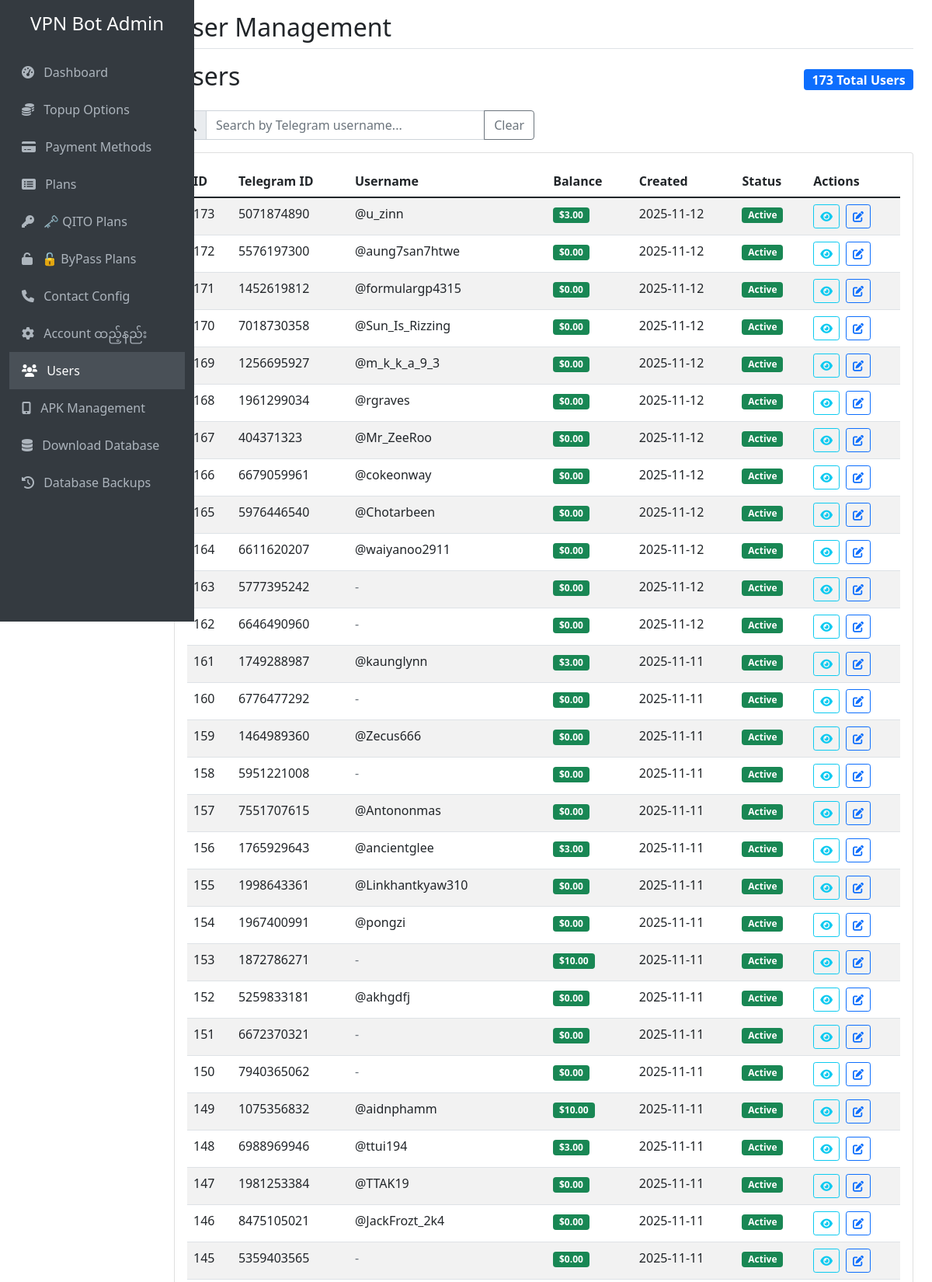
Screenshot of /users (upper part) with the database file from the repository.
### tables this page shows
CREATE TABLE users (
            id INTEGER PRIMARY KEY AUTOINCREMENT,
            telegram_id INTEGER UNIQUE NOT NULL,
            username TEXT,
            first_name TEXT,
            last_name TEXT,
            balance REAL DEFAULT 0.0,
            created_at TIMESTAMP DEFAULT CURRENT_TIMESTAMP,
            updated_at TIMESTAMP DEFAULT CURRENT_TIMESTAMP
        );

### web_admin.py (the view)
@app.route('/users')
def user_management():
    conn = get_db_connection()
    users = conn.execute('SELECT * FROM users ORDER BY created_at DESC').fetchall()
    conn.close()
    return render_template('user_management.html', users=users)

### web_admin.py (called while the page is built)
def get_db_connection():
    conn = sqlite3.connect(DB_FILE)
    conn.row_factory = sqlite3.Row
    return conn

### templates/user_management.html (shortened to what this page needs)
{% extends "base.html" %}
{% block page_title %}User Management{% endblock %}
{% block content %}
<div class="d-flex justify-content-between align-items-center mb-3">
    <h2>Users</h2>
    <span class="badge bg-primary fs-6" id="userCount">{{ users|length }} Total Users</span>
</div>
<div class="row mb-3">
    <div class="col-md-6">
        <div class="input-group">
            <span class="input-group-text"></span>
            <input type="text" class="form-control" id="userSearch" placeholder="Search by Telegram username...">
            <button class="btn btn-outline-secondary" type="button" id="clearSearch">Clear</button>
        </div>
    </div>
</div>
<div class="card">
    <div class="card-body">
        {% if users %}
            <div class="table-responsive">
                <table class="table table-striped">
                    <thead>
                        <tr>
                            <th>ID</th>
                            <th>Telegram ID</th>
                            <th>Username</th>
                            <th>Balance</th>
                            <th>Created</th>
                            <th>Status</th>
                            <th>Actions</th>
                        </tr>
                    </thead>
                    <tbody id="userTableBody">
                        {% for user in users %}
                        <tr>
                            <td>{{ user.id }}</td>
                            <td>{{ user.telegram_id }}</td>
                            <td>
                                {% if user.username %}
                                    @{{ user.username }}
                                {% else %}
                                    <span class="text-muted">-</span>
                                {% endif %}
                            </td>
                            <td>
                                <span class="badge bg-success">${{ "%.2f"|format(user.balance) }}</span>
                            </td>
                            <td>{{ user.created_at[:10] }}</td>
                            <td>
                                <span class="badge bg-success">Active</span>
                            </td>
                            <td>
                                <button class="btn btn-sm btn-outline-info me-1" onclick="viewUser({{ user.id }})" title="View Details">
                                    <i class="fas fa-eye"></i>
                                </button>
                                <button class="btn btn-sm btn-outline-primary" onclick="editUser({{ user.id }}, {{ user.balance }})" title="Edit Balance">
                                    <i class="fas fa-edit"></i>
                                </button>
                            </td>
                        </tr>
                        {% endfor %}
                    </tbody>
                </table>
            </div>
        {% else %}
            <div class="text-center py-5">
                <i class="fas fa-users fa-3x text-muted mb-3"></i>
                <h5 class="text-muted">No users found</h5>
                <p class="text-muted">Users will appear here when they start using the bot.</p>
            </div>
        {% endif %}
    </div>
</div>
{% endblock %}

### rows the page displays
users: id "173", telegram_id "5071874890", username "u_zinn", balance "3.00", created_at "2025-11-12"
users: id "172", telegram_id "5576197300", username "aung7san7htwe", balance "0.00", created_at "2025-11-12"
users: id "171", telegram_id "1452619812", username "formulargp4315", balance "0.00", created_at "2025-11-12"
users: id "170", telegram_id "7018730358", username "Sun_Is_Rizzing", balance "0.00", created_at "2025-11-12"
users: id "169", telegram_id "1256695927", username "m_k_k_a_9_3", balance "0.00", created_at "2025-11-12"
users: id "168", telegram_id "1961299034", username "rgraves", balance "0.00", created_at "2025-11-12"
users: id "167", telegram_id "404371323", username "Mr_ZeeRoo", balance "0.00", created_at "2025-11-12"
users: id "166", telegram_id "6679059961", username "cokeonway", balance "0.00", created_at "2025-11-12"
users: id "165", telegram_id "5976446540", username "Chotarbeen", balance "0.00", created_at "2025-11-12"
users: id "164", telegram_id "6611620207", username "waiyanoo2911", balance "0.00", created_at "2025-11-12"
users: id "163", telegram_id "5777395242", balance "0.00", created_at "2025-11-12"
users: id "162", telegram_id "6646490960", balance "0.00", created_at "2025-11-12"
users: id "161", telegram_id "1749288987", username "kaunglynn", balance "3.00", created_at "2025-11-11"
users: id "160", telegram_id "6776477292", balance "0.00", created_at "2025-11-11"
users: id "159", telegram_id "1464989360", username "Zecus666", balance "0.00", created_at "2025-11-11"
users: id "158", telegram_id "5951221008", balance "0.00", created_at "2025-11-11"
users: id "157", telegram_id "7551707615", username "Antononmas", balance "0.00", created_at "2025-11-11"
users: id "156", telegram_id "1765929643", username "ancientglee", balance "3.00", created_at "2025-11-11"
users: id "155", telegram_id "1998643361", username "Linkhantkyaw310", balance "0.00", created_at "2025-11-11"
users: id "154", telegram_id "1967400991", username "pongzi", balance "0.00", created_at "2025-11-11"
users: id "153", telegram_id "1872786271", balance "10.00", created_at "2025-11-11"
users: id "152", telegram_id "5259833181", username "akhgdfj", balance "0.00", created_at "2025-11-11"
users: id "151", telegram_id "6672370321", balance "0.00", created_at "2025-11-11"
users: id "150", telegram_id "7940365062", balance "0.00", created_at "2025-11-11"
users: id "149", telegram_id "1075356832", username "aidnphamm", balance "10.00", created_at "2025-11-11"
users: id "148", telegram_id "6988969946", username "ttui194", balance "3.00", created_at "2025-11-11"
users: id "147", telegram_id "1981253384", username "TTAK19", balance "0.00", created_at "2025-11-11"
users: id "146", telegram_id "8475105021", username "JackFrozt_2k4", balance "0.00", created_at "2025-11-11"
users: id "145", telegram_id "5359403565", balance "0.00", created_at "2025-11-11"

### other values shown
{{ users|length }} "173"
